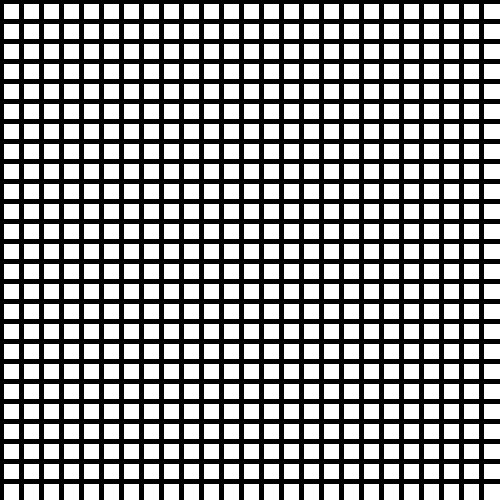
Frame 1 (no input)
Frame 60 (the mouse pressed at the canvas centre just before this capture): identical to frame 1, image omitted
Frame 120 (the mouse held since frame 60 and released just before this capture): identical to frame 1, image omitted

The Processing sketch that drew this single still picture (run headless with seeded random() and noise(); from frame 60 on, the mouse is pressed at the canvas centre):

// Processing sketch: nested_for_loop
// ── nested_for_loop.pde
float x=10;
float y=10;
float k=20;
void setup()
{size(500,500);
}
void draw()
{background(0);
//k=k+random(-2,2);
stroke(0);
strokeWeight(5);
for(float x=1;x<width;x=x+k)
{
  for(float y=1;y<height;y=y+k)
  rect(x,y,200,200);
// fill(random(255));
}
}
